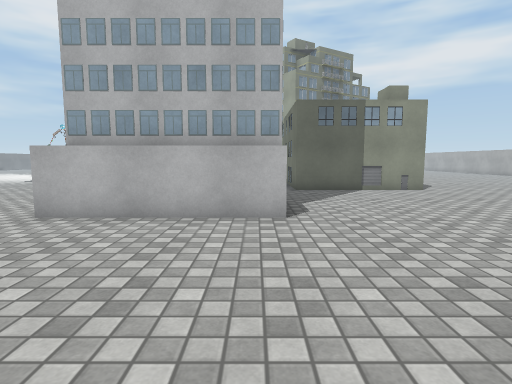
[1] (above)

24 first-person views from a walk through a 3-D level made in the Unity game engine. The camera is 1.2 m above the floor, tilts 6° down and sees 80° across. The floor is counted in squares, 1 m on a side. Each view is taken from the middle of a square. On the plan, view 1 faces up. The plan holds only what a view shows up to about 13 squares ahead; the rest is blank. The place goes on beyond the plan. Some surface patterns are stand-ins.

[2]
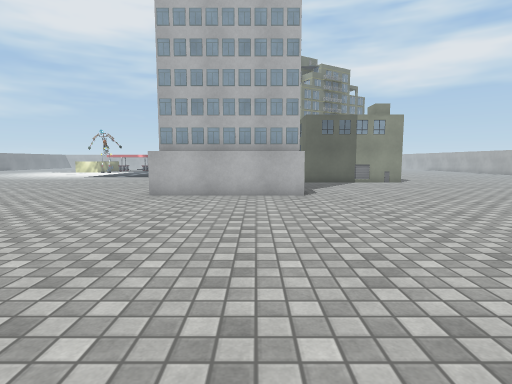

[3]
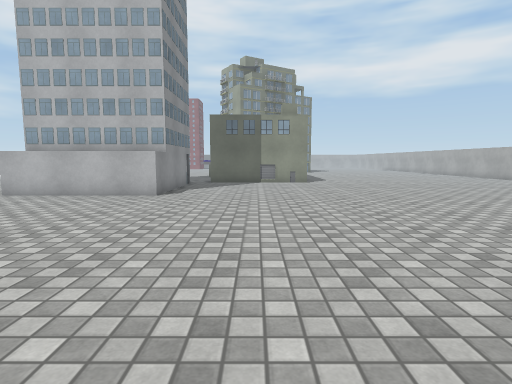

[4]
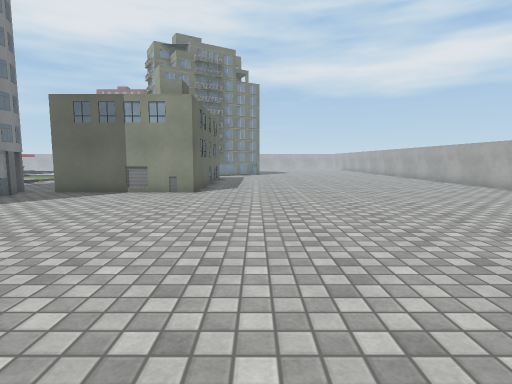

[5]
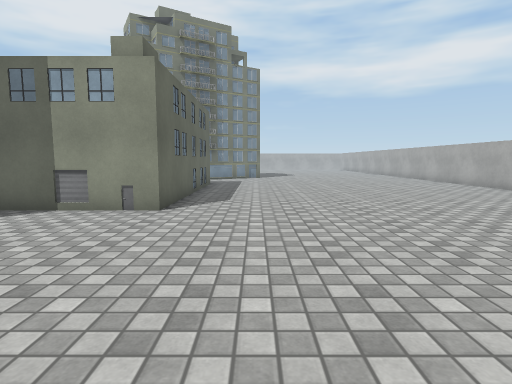

[6]
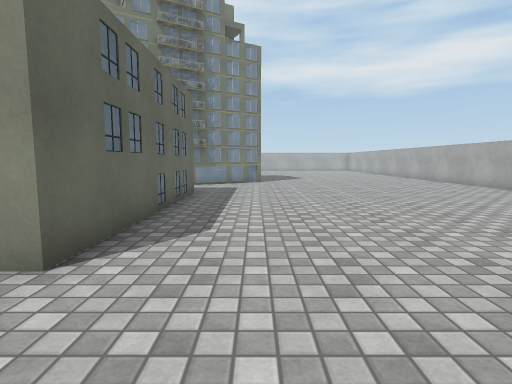

[7]
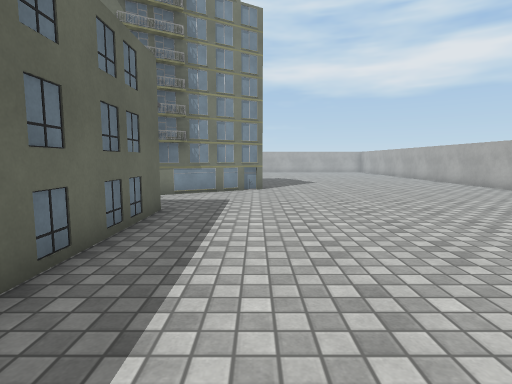

[8]
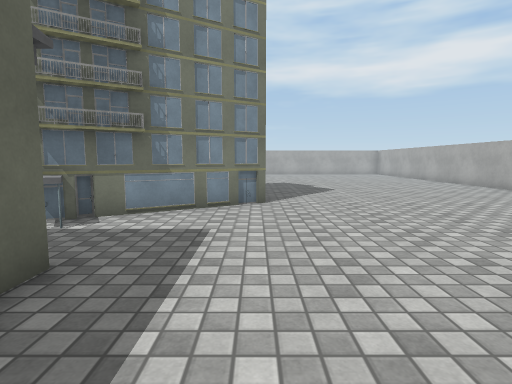

[9]
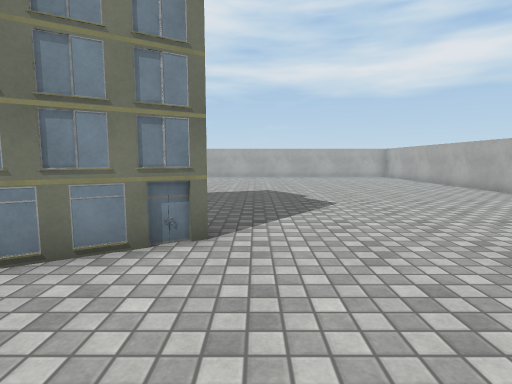

[10]
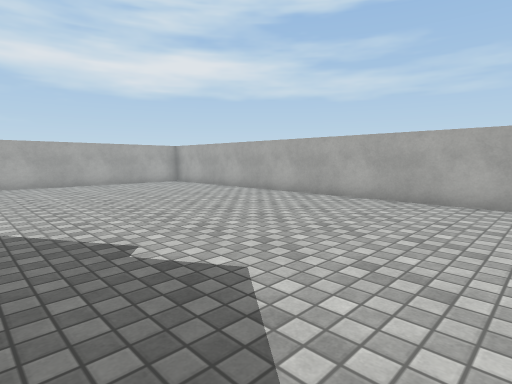

[11]
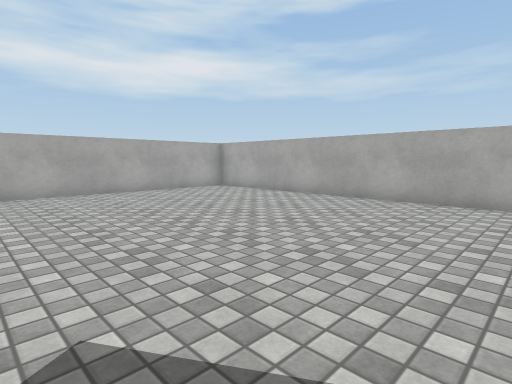

[12]
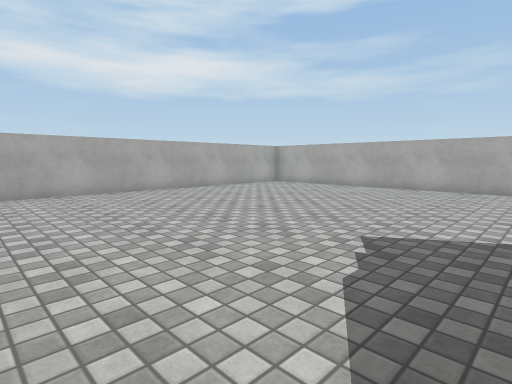

[13]
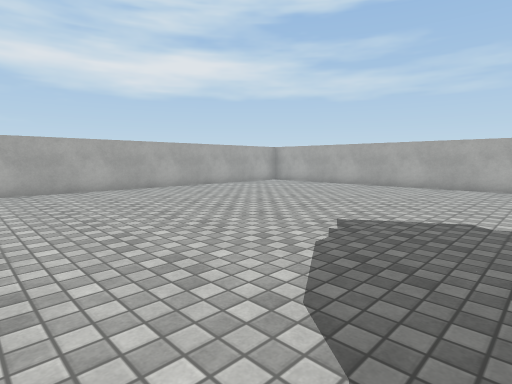

[14]
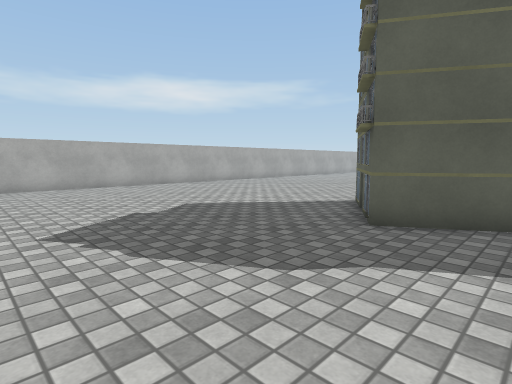

[15]
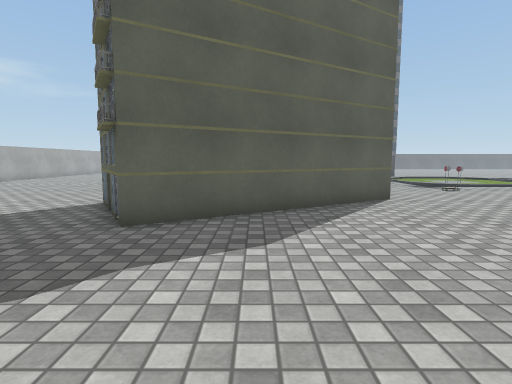

[16]
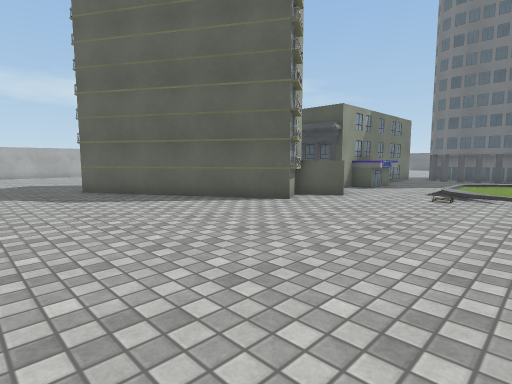

[17]
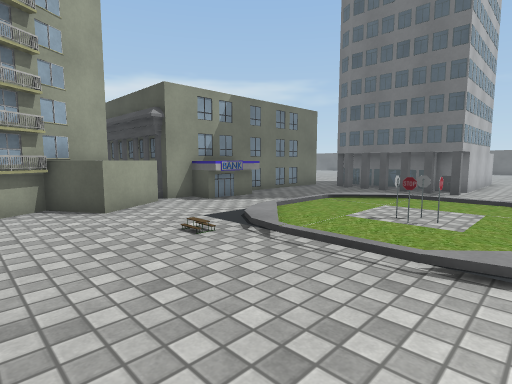

[18]
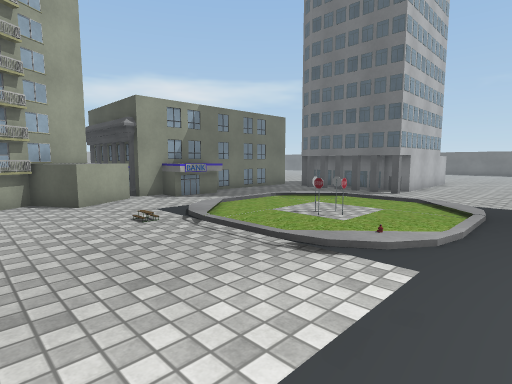

[19]
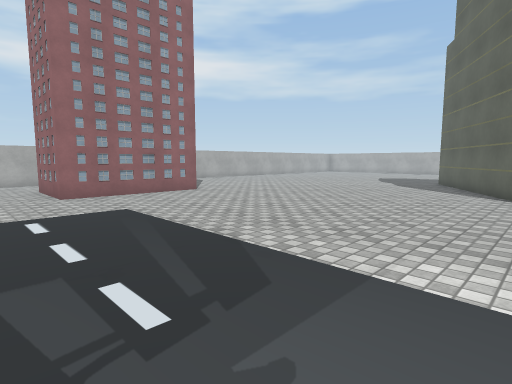

[20]
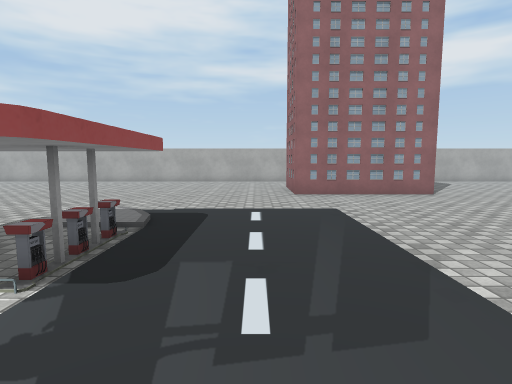

[21]
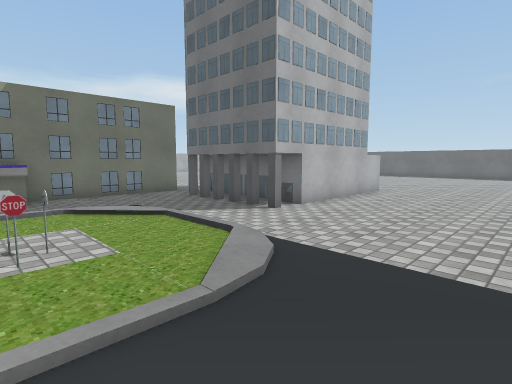

[22]
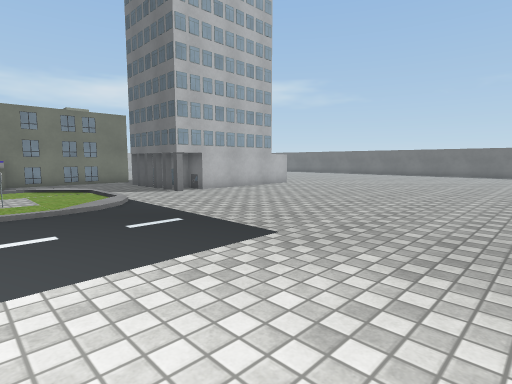

[23]
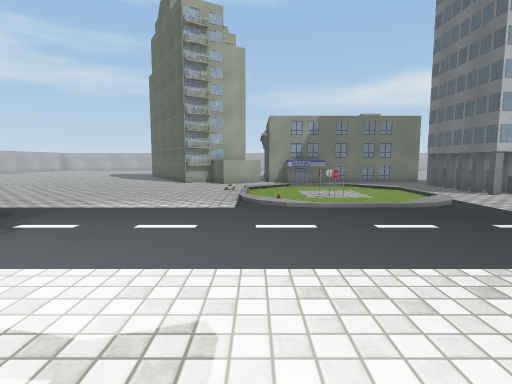

[24]
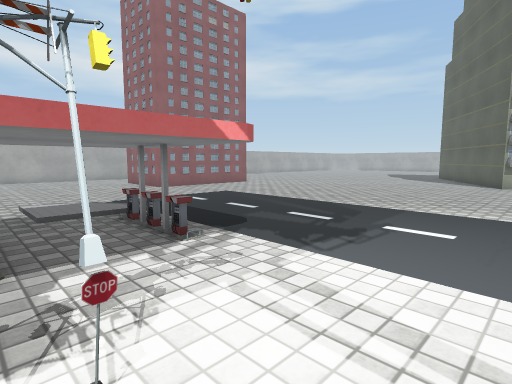

### Floor plan
Key: @ floor where view 1 was taken; # wall or solid block; . main floor; : floor 0.25 m higher than the main floor; / step, stairs or slope; ^ raised ledge; B building; S sign; O other object.
Columns run from 15 left of view 1 to 19 right of it. Each row starts with its distance up from view 1.
 42                      ............
 41                      .............
 40                      .............#
 39      ..#             .............#
 38  ... ..#             .............#
 37 .......#     ...     .............#
 36 .......######...    ..............#
 35 ...............     ..............#
 34 ..............      ..............#
 33 ..............      ..............#
 32 ................. ................#
 31 ./:...............................#
 30  OOO..............................#
 29  OOO..............................#
 28 OOOO.................##B..........#
 27 OOOO...............#####......... #
 26 OOOO..............##   ##.........#
 25 O...............###   ##B.........#
 24 S...............B#  ###...........
 23 . .............BB## B............
 22   ..............BB#BB.............#
 21 . .....OOO.O.O..B    .............#
 20   .....OOO.......######...........
 19 . .....OOOSOOO.^^#    #..........
 18  ......OOOSOOO.^^#    #...........#
 17 .......OOO.O.O...#    #...........#
 16 .......OOO.......#    #...........
 15 .................#    #..........
 14 .................#    #...........#
 13 ...........####B.#   ##...........#
 12  ..........#####.#####............
 11  ..........     B................
 10  ..........      ................
  9  ..........     B...............
  8  ..........#####B..............
  7  ..........BBBBBB.............
  6  ..........BBBBB..............
  5  .... .......................
  4  ...  ......................
  3        ....................
  2          ................
  1          ................
  0           .....@........
 -1            ............
 -2             ..........
 -3
 -4               .    .

Positions as (right, up) in squares from view 1, and headings:
1: (0, 0), facing up
2: (-1, -4), facing up
3: (4, -4), facing up
4: (9, 1), facing up
5: (9, 5), facing up
6: (9, 9), facing up
7: (9, 13), facing up
8: (9, 17), facing up
9: (10, 21), facing up
10: (10, 27), facing up-right
11: (10, 31), facing up-right
12: (6, 31), facing up-right
13: (5, 30), facing up-right
14: (5, 34), facing down-right
15: (5, 34), facing down
16: (-5, 32), facing down-right
17: (-7, 25), facing down-right
18: (-9, 25), facing down-right
19: (-11, 24), facing up-right
20: (-10, 24), facing up
21: (-10, 19), facing down-right
22: (-15, 19), facing down-right
23: (-15, 21), facing right
24: (-15, 23), facing up-right
